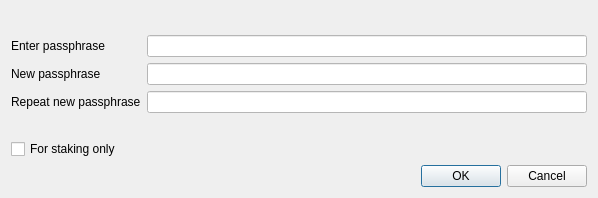
<?xml version="1.0" encoding="UTF-8"?>
<ui version="4.0">
 <class>AskPassphraseDialog</class>
 <widget class="QDialog" name="AskPassphraseDialog">
  <property name="geometry">
   <rect>
    <x>0</x>
    <y>0</y>
    <width>598</width>
    <height>198</height>
   </rect>
  </property>
  <property name="sizePolicy">
   <sizepolicy hsizetype="Preferred" vsizetype="Minimum">
    <horstretch>0</horstretch>
    <verstretch>0</verstretch>
   </sizepolicy>
  </property>
  <property name="minimumSize">
   <size>
    <width>550</width>
    <height>0</height>
   </size>
  </property>
  <property name="windowTitle">
   <string>Passphrase Dialog</string>
  </property>
  <layout class="QVBoxLayout" name="verticalLayout">
   <item>
    <widget class="QLabel" name="warningLabel">
     <property name="textFormat">
      <enum>Qt::RichText</enum>
     </property>
     <property name="wordWrap">
      <bool>true</bool>
     </property>
    </widget>
   </item>
   <item>
    <layout class="QFormLayout" name="formLayout">
     <property name="fieldGrowthPolicy">
      <enum>QFormLayout::AllNonFixedFieldsGrow</enum>
     </property>
     <item row="0" column="0">
      <widget class="QLabel" name="passLabel1">
       <property name="text">
        <string>Enter passphrase</string>
       </property>
      </widget>
     </item>
     <item row="0" column="1">
      <widget class="QLineEdit" name="passEdit1">
       <property name="styleSheet">
        <string notr="true">background-color: rgb(255, 255, 255); color: black;</string>
       </property>
       <property name="echoMode">
        <enum>QLineEdit::Password</enum>
       </property>
      </widget>
     </item>
     <item row="1" column="0">
      <widget class="QLabel" name="passLabel2">
       <property name="text">
        <string>New passphrase</string>
       </property>
      </widget>
     </item>
     <item row="1" column="1">
      <widget class="QLineEdit" name="passEdit2">
       <property name="styleSheet">
        <string notr="true">background-color: rgb(255, 255, 255); color: black;</string>
       </property>
       <property name="echoMode">
        <enum>QLineEdit::Password</enum>
       </property>
      </widget>
     </item>
     <item row="2" column="0">
      <widget class="QLabel" name="passLabel3">
       <property name="text">
        <string>Repeat new passphrase</string>
       </property>
      </widget>
     </item>
     <item row="2" column="1">
      <widget class="QLineEdit" name="passEdit3">
       <property name="styleSheet">
        <string notr="true">background-color: rgb(255, 255, 255); color: black;</string>
       </property>
       <property name="echoMode">
        <enum>QLineEdit::Password</enum>
       </property>
      </widget>
     </item>
     <item row="3" column="1">
      <widget class="QLabel" name="capsLabel">
       <property name="font">
        <font>
         <weight>75</weight>
         <bold>true</bold>
        </font>
       </property>
       <property name="text">
        <string/>
       </property>
       <property name="alignment">
        <set>Qt::AlignCenter</set>
       </property>
      </widget>
     </item>
     <item row="4" column="0">
      <widget class="QCheckBox" name="stakingCheckBox">
       <property name="enabled">
        <bool>true</bool>
       </property>
       <property name="visible">
        <bool>false</bool>
       </property>
       <property name="toolTip">
        <string>Serves to disable the trivial sendmoney when OS account compromised. Provides no real security.</string>
       </property>
       <property name="text">
        <string>For staking only</string>
       </property>
      </widget>
     </item>
    </layout>
   </item>
   <item>
    <widget class="QDialogButtonBox" name="buttonBox">
     <property name="orientation">
      <enum>Qt::Horizontal</enum>
     </property>
     <property name="standardButtons">
      <set>QDialogButtonBox::Cancel|QDialogButtonBox::Ok</set>
     </property>
    </widget>
   </item>
  </layout>
 </widget>
 <resources/>
 <connections>
  <connection>
   <sender>buttonBox</sender>
   <signal>accepted()</signal>
   <receiver>AskPassphraseDialog</receiver>
   <slot>accept()</slot>
   <hints>
    <hint type="sourcelabel">
     <x>248</x>
     <y>254</y>
    </hint>
    <hint type="destinationlabel">
     <x>157</x>
     <y>274</y>
    </hint>
   </hints>
  </connection>
  <connection>
   <sender>buttonBox</sender>
   <signal>rejected()</signal>
   <receiver>AskPassphraseDialog</receiver>
   <slot>reject()</slot>
   <hints>
    <hint type="sourcelabel">
     <x>316</x>
     <y>260</y>
    </hint>
    <hint type="destinationlabel">
     <x>286</x>
     <y>274</y>
    </hint>
   </hints>
  </connection>
 </connections>
</ui>
